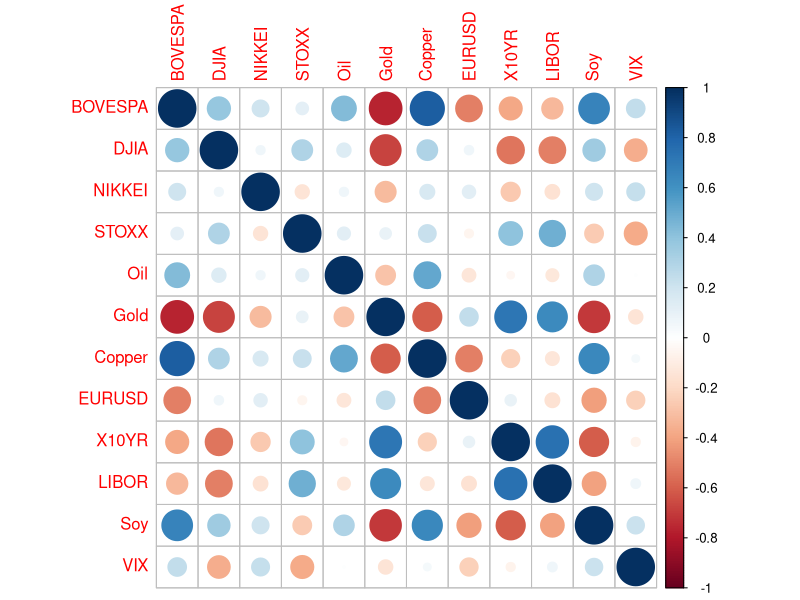
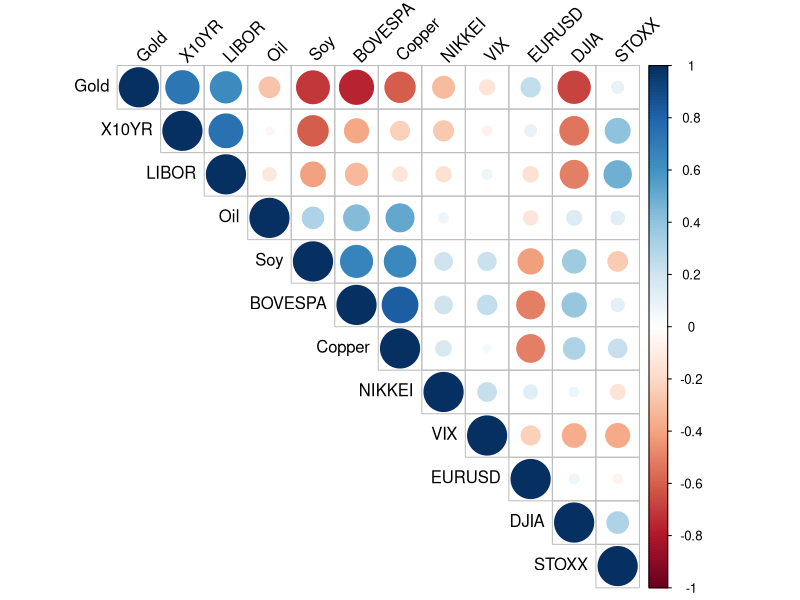

Generate these figures, in order, with R:
library(corrplot)
setwd("/Users/Alex")
df = read.csv('CorrPlot_R.csv')
drops <- c("Date")
df <- df[ , !(names(df) %in% drops)]

#Find the given correlation matri
#Note that we must convert our dataframe to a numeric matrix
M <- cor(data.matrix(df), use="complete.obs") 

#Use the new library to show the correlation between these financial variables visually
corrplot(M, method="circle")

#There are other types of correlation plots we could implement, as seen below
#corrplot(M, method="color")
#corrplot(M, method="number")
corrplot(M, type="upper", order="hclust", tl.col="black", tl.srt=45)
